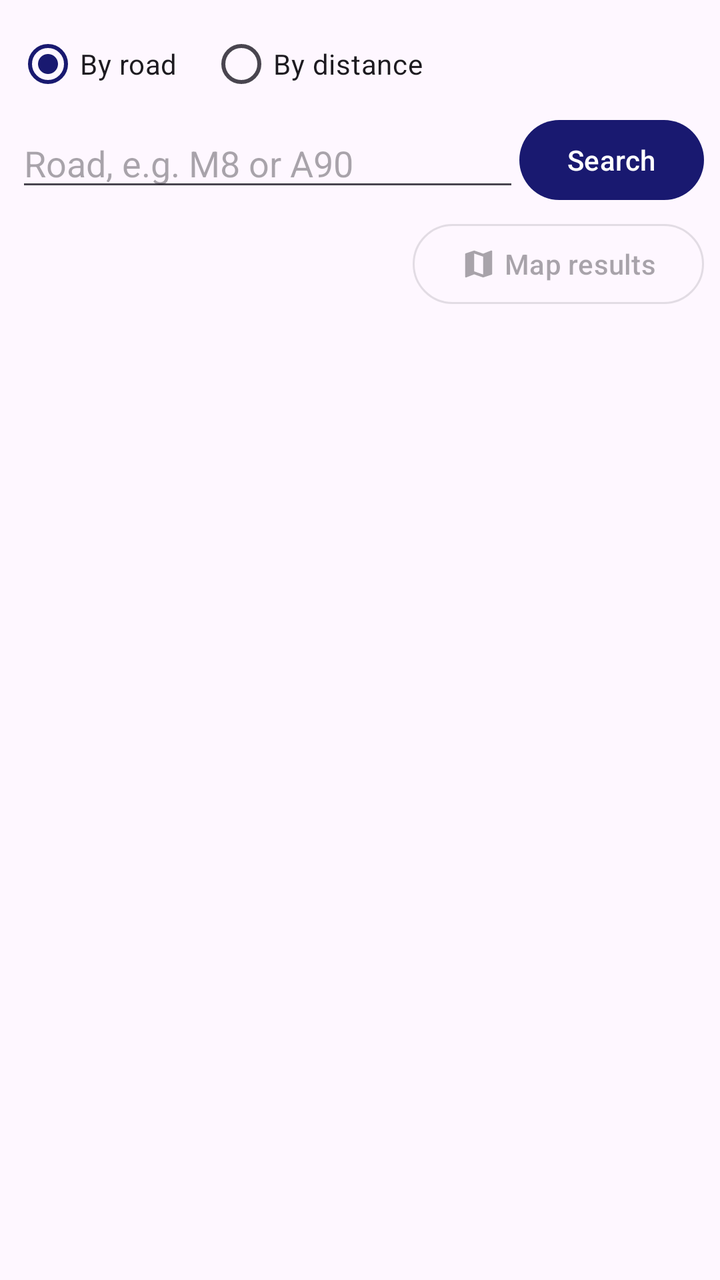
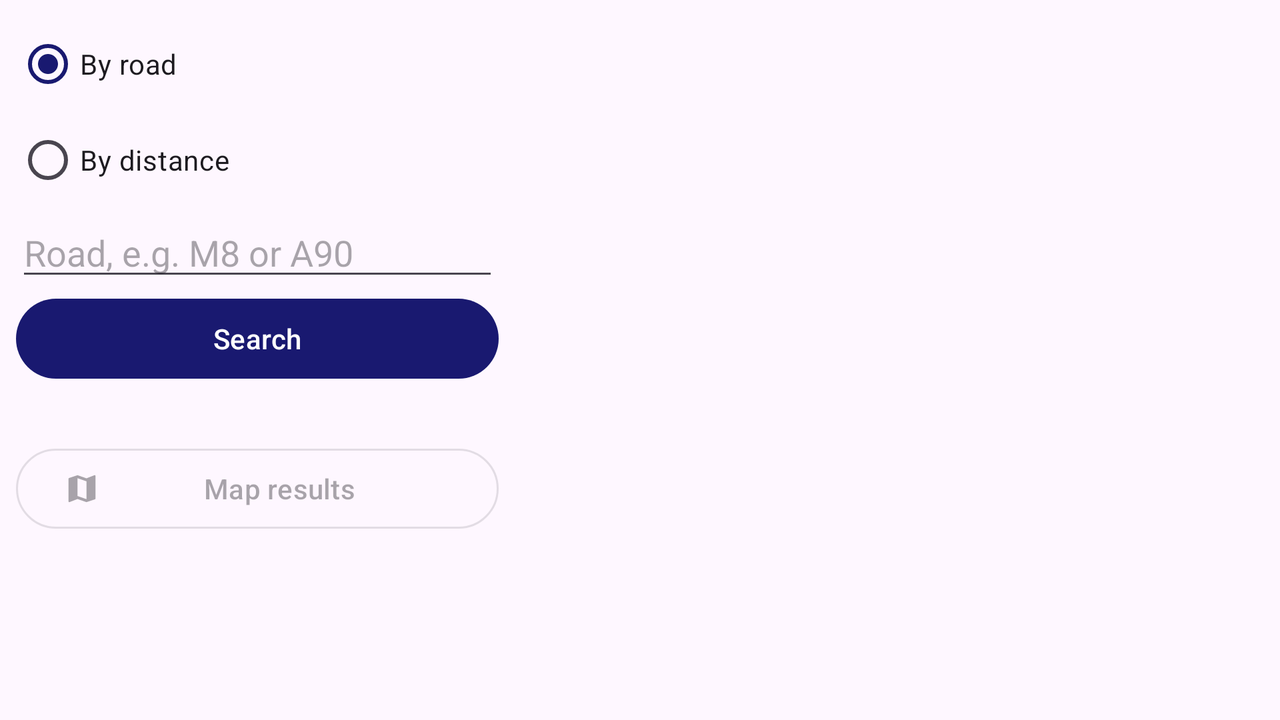

Two renders of one Android screen. The first uses the default layout on a phone; the second uses the alternative layout the repository ships for a different screen configuration, on a matching device. The two XML files are below.
<!-- AndroidManifest.xml: application theme Theme.Wilson_Stuart_S2323311 -->
<!-- res/layout/fragment_search.xml -->
<?xml version="1.0" encoding="utf-8"?>
<LinearLayout xmlns:android="http://schemas.android.com/apk/res/android"
    xmlns:app="http://schemas.android.com/apk/res-auto"
    android:layout_width="match_parent"
    android:layout_height="match_parent"
    android:orientation="vertical"
    android:padding="8dp">

    <RadioGroup
        android:id="@+id/rgSearchMode"
        android:layout_width="match_parent"
        android:layout_height="wrap_content"
        android:orientation="horizontal">

        <RadioButton
            android:id="@+id/rbByRoad"
            android:layout_width="wrap_content"
            android:layout_height="wrap_content"
            android:checked="true"
            android:text="@string/by_road" />

        <RadioButton
            android:id="@+id/rbByDistance"
            android:layout_width="wrap_content"
            android:layout_height="wrap_content"
            android:layout_marginStart="16dp"
            android:text="@string/by_distance" />
    </RadioGroup>

    <LinearLayout
        android:id="@+id/panelRoad"
        android:layout_width="match_parent"
        android:layout_height="wrap_content"
        android:gravity="center_vertical"
        android:orientation="horizontal">

        <AutoCompleteTextView
            android:id="@+id/etRoad"
            android:layout_width="0dp"
            android:layout_height="wrap_content"
            android:layout_weight="1"
            android:completionThreshold="1"
            android:hint="@string/road_hint"
            android:imeOptions="actionSearch"
            android:inputType="textCapCharacters"
            android:maxLines="1" />

        <Button
            android:id="@+id/btnRoadSearch"
            android:layout_width="wrap_content"
            android:layout_height="wrap_content"
            android:text="@string/search" />
    </LinearLayout>

    <LinearLayout
        android:id="@+id/panelDistance"
        android:layout_width="match_parent"
        android:layout_height="wrap_content"
        android:orientation="vertical"
        android:visibility="gone">

        <LinearLayout
            android:layout_width="match_parent"
            android:layout_height="wrap_content"
            android:gravity="center_vertical"
            android:orientation="horizontal">

            <TextView
                android:layout_width="wrap_content"
                android:layout_height="wrap_content"
                android:text="@string/from" />

            <Spinner
                android:id="@+id/spPlace"
                android:layout_width="0dp"
                android:layout_height="wrap_content"
                android:layout_weight="1" />
        </LinearLayout>

        <LinearLayout
            android:layout_width="match_parent"
            android:layout_height="wrap_content"
            android:gravity="center_vertical"
            android:orientation="horizontal">

            <SeekBar
                android:id="@+id/sbRadius"
                android:layout_width="0dp"
                android:layout_height="wrap_content"
                android:layout_weight="1"
                android:max="100"
                android:min="1"
                android:progress="25" />

            <TextView
                android:id="@+id/tvRadius"
                android:layout_width="100dp"
                android:layout_height="wrap_content" />
        </LinearLayout>

        <Button
            android:id="@+id/btnDistanceSearch"
            android:layout_width="match_parent"
            android:layout_height="wrap_content"
            android:text="@string/find_nearby" />
    </LinearLayout>

    <LinearLayout
        android:layout_width="match_parent"
        android:layout_height="wrap_content"
        android:layout_marginTop="4dp"
        android:gravity="center_vertical"
        android:orientation="horizontal">

        <TextView
            android:id="@+id/tvSearchSummary"
            android:layout_width="0dp"
            android:layout_height="wrap_content"
            android:layout_weight="1"
            android:textColor="@color/primary"
            android:textStyle="bold" />

        <com.google.android.material.button.MaterialButton
            android:id="@+id/btnResultsMap"
            style="@style/Widget.Material3.Button.OutlinedButton"
            android:layout_width="wrap_content"
            android:layout_height="wrap_content"
            android:enabled="false"
            android:text="@string/results_map"
            app:icon="@drawable/ic_map" />
    </LinearLayout>

    <ListView
        android:id="@+id/lvResults"
        android:layout_width="match_parent"
        android:layout_height="0dp"
        android:layout_weight="1"
        android:divider="@color/screen_background"
        android:dividerHeight="4dp" />

    <TextView
        android:id="@+id/tvNoResults"
        android:layout_width="match_parent"
        android:layout_height="0dp"
        android:layout_weight="1"
        android:gravity="center"
        android:text="@string/no_results"
        android:visibility="gone" />
</LinearLayout>
<!-- resources referenced by this layout -->
<resources>
  <color name="primary">#191970</color>
  <color name="screen_background">#F5F5F5</color>
  <!-- drawable ic_map (drawable) -->
  <?xml version="1.0" encoding="utf-8"?>
  <vector xmlns:android="http://schemas.android.com/apk/res/android"
      android:width="24dp"
      android:height="24dp"
      android:viewportWidth="24"
      android:viewportHeight="24"
      android:tint="?attr/colorControlNormal">
      <path
          android:fillColor="@android:color/white"
          android:pathData="m15 19-6-2.11V5l6 2.11M20.5 3h-.16L15 5.1 9 3 3.36 4.9c-.21.07-.36.25-.36.48V20.5a.5.5 0 0 0 .5.5c.05 0 .11 0 .16-.03L9 18.9l6 2.1 5.64-1.9c.21-.1.36-.25.36-.48V3.5a.5.5 0 0 0-.5-.5" />
  </vector>
  <string name="by_distance">By distance</string>
  <string name="by_road">By road</string>
  <string name="find_nearby">Find nearby situations</string>
  <string name="from">From</string>
  <string name="no_results">No results yet – run a search above</string>
  <string name="results_map">Map results</string>
  <string name="road_hint">Road, e.g. M8 or A90</string>
  <string name="search">Search</string>
  <style name="Theme.Wilson_Stuart_S2323311" parent="Base.Theme.Wilson_Stuart_S2323311" />
  <style name="Base.Theme.Wilson_Stuart_S2323311" parent="Theme.Material3.Light.NoActionBar">
          <item name="colorPrimary">@color/primary</item>
          <item name="colorOnPrimary">@color/white</item>
          <item name="colorSecondary">@color/primary</item>
      </style>
  <color name="white">#FFFFFFFF</color>
</resources>
<!-- res/layout-land/fragment_search.xml (the repository's variant of the layout above) -->
<!-- drawn on the phone turned sideways -->
<?xml version="1.0" encoding="utf-8"?>
<LinearLayout xmlns:android="http://schemas.android.com/apk/res/android"
    xmlns:app="http://schemas.android.com/apk/res-auto"
    android:layout_width="match_parent"
    android:layout_height="match_parent"
    android:orientation="horizontal"
    android:padding="8dp">

    <ScrollView
        android:layout_width="0dp"
        android:layout_height="match_parent"
        android:layout_weight="2">

        <LinearLayout
            android:layout_width="match_parent"
            android:layout_height="wrap_content"
            android:orientation="vertical"
            android:paddingEnd="8dp">

            <RadioGroup
                android:id="@+id/rgSearchMode"
                android:layout_width="match_parent"
                android:layout_height="wrap_content"
                android:orientation="vertical">

                <RadioButton
                    android:id="@+id/rbByRoad"
                    android:layout_width="wrap_content"
                    android:layout_height="wrap_content"
                    android:checked="true"
                    android:text="@string/by_road" />

                <RadioButton
                    android:id="@+id/rbByDistance"
                    android:layout_width="wrap_content"
                    android:layout_height="wrap_content"
                    android:text="@string/by_distance" />
            </RadioGroup>

            <LinearLayout
                android:id="@+id/panelRoad"
                android:layout_width="match_parent"
                android:layout_height="wrap_content"
                android:orientation="vertical">

                <AutoCompleteTextView
                    android:id="@+id/etRoad"
                    android:layout_width="match_parent"
                    android:layout_height="wrap_content"
                    android:completionThreshold="1"
                    android:hint="@string/road_hint"
                    android:imeOptions="actionSearch|flagNoExtractUi"
                    android:inputType="textCapCharacters"
                    android:maxLines="1" />

                <Button
                    android:id="@+id/btnRoadSearch"
                    android:layout_width="match_parent"
                    android:layout_height="wrap_content"
                    android:text="@string/search" />
            </LinearLayout>

            <LinearLayout
                android:id="@+id/panelDistance"
                android:layout_width="match_parent"
                android:layout_height="wrap_content"
                android:orientation="vertical"
                android:visibility="gone">

                <Spinner
                    android:id="@+id/spPlace"
                    android:layout_width="match_parent"
                    android:layout_height="wrap_content" />

                <SeekBar
                    android:id="@+id/sbRadius"
                    android:layout_width="match_parent"
                    android:layout_height="wrap_content"
                    android:max="100"
                    android:min="1"
                    android:progress="25" />

                <TextView
                    android:id="@+id/tvRadius"
                    android:layout_width="match_parent"
                    android:layout_height="wrap_content"
                    android:gravity="center" />

                <Button
                    android:id="@+id/btnDistanceSearch"
                    android:layout_width="match_parent"
                    android:layout_height="wrap_content"
                    android:text="@string/find_nearby" />
            </LinearLayout>

            <TextView
                android:id="@+id/tvSearchSummary"
                android:layout_width="match_parent"
                android:layout_height="wrap_content"
                android:layout_marginTop="8dp"
                android:textColor="@color/primary"
                android:textStyle="bold" />

            <com.google.android.material.button.MaterialButton
                android:id="@+id/btnResultsMap"
                style="@style/Widget.Material3.Button.OutlinedButton"
                android:layout_width="match_parent"
                android:layout_height="wrap_content"
                android:enabled="false"
                android:text="@string/results_map"
                app:icon="@drawable/ic_map" />
        </LinearLayout>
    </ScrollView>

    <ListView
        android:id="@+id/lvResults"
        android:layout_width="0dp"
        android:layout_height="match_parent"
        android:layout_weight="3"
        android:divider="@color/screen_background"
        android:dividerHeight="4dp" />

    <TextView
        android:id="@+id/tvNoResults"
        android:layout_width="0dp"
        android:layout_height="match_parent"
        android:layout_weight="3"
        android:gravity="center"
        android:text="@string/no_results"
        android:visibility="gone" />
</LinearLayout>
<!-- resources referenced by the variant -->
<!-- as the phone turned sideways resolves them -->
<resources>
  <color name="primary">#191970</color>
  <color name="screen_background">#F5F5F5</color>
  <!-- drawable ic_map (drawable) -->
  <?xml version="1.0" encoding="utf-8"?>
  <vector xmlns:android="http://schemas.android.com/apk/res/android"
      android:width="24dp"
      android:height="24dp"
      android:viewportWidth="24"
      android:viewportHeight="24"
      android:tint="?attr/colorControlNormal">
      <path
          android:fillColor="@android:color/white"
          android:pathData="m15 19-6-2.11V5l6 2.11M20.5 3h-.16L15 5.1 9 3 3.36 4.9c-.21.07-.36.25-.36.48V20.5a.5.5 0 0 0 .5.5c.05 0 .11 0 .16-.03L9 18.9l6 2.1 5.64-1.9c.21-.1.36-.25.36-.48V3.5a.5.5 0 0 0-.5-.5" />
  </vector>
  <string name="by_distance">By distance</string>
  <string name="by_road">By road</string>
  <string name="find_nearby">Find nearby situations</string>
  <string name="no_results">No results yet – run a search above</string>
  <string name="results_map">Map results</string>
  <string name="road_hint">Road, e.g. M8 or A90</string>
  <string name="search">Search</string>
  <style name="Theme.Wilson_Stuart_S2323311" parent="Base.Theme.Wilson_Stuart_S2323311" />
  <style name="Base.Theme.Wilson_Stuart_S2323311" parent="Theme.Material3.Light.NoActionBar">
          <item name="colorPrimary">@color/primary</item>
          <item name="colorOnPrimary">@color/white</item>
          <item name="colorSecondary">@color/primary</item>
      </style>
  <color name="white">#FFFFFFFF</color>
</resources>
